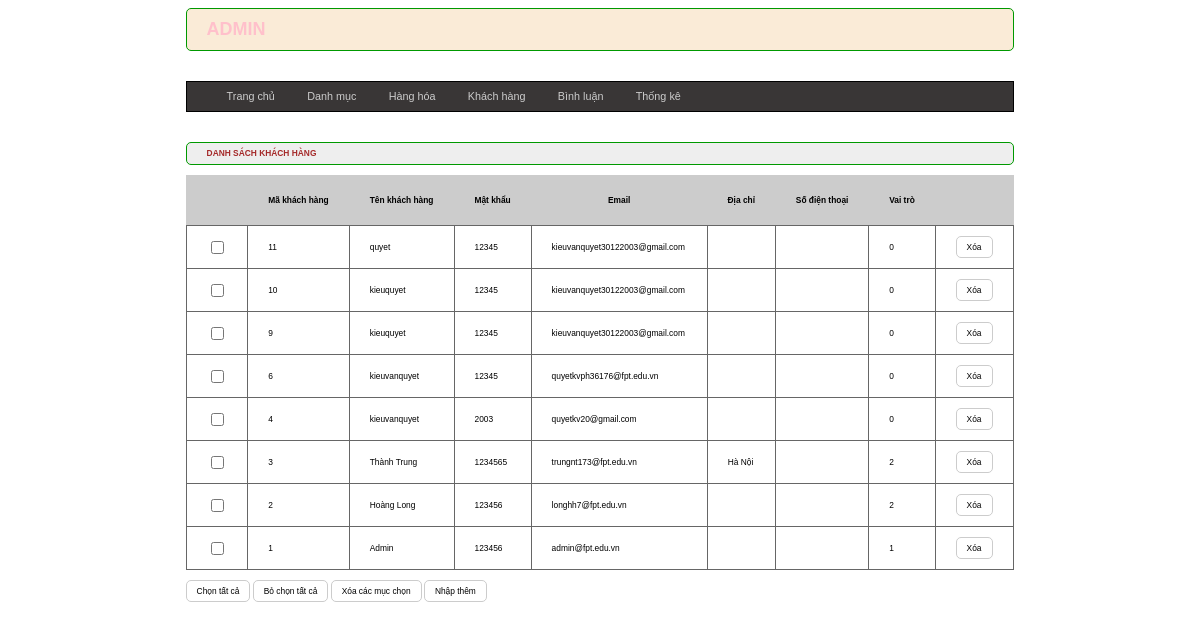
The app's page /admin/index.php?act=dskh with its own data.
### tables this page shows
CREATE TABLE `taikhoan` (
  `id` int(11) NOT NULL,
  `user` varchar(50) NOT NULL,
  `pass` varchar(50) NOT NULL,
  `email` varchar(255) NOT NULL,
  `address` varchar(255) DEFAULT NULL,
  `tel` varchar(20) DEFAULT NULL,
  `role` int(11) NOT NULL DEFAULT 0
);

### model/pdo.php (called while the page is built, shortened)
<?php
function pdo_get_connection(){
    $dburl = "mysql:host=localhost;dbname=duanmau2023new;charset=utf8";
    $username = 'root';
    $password = '';
    $conn = new PDO($dburl, $username, $password);
    $conn->setAttribute(PDO::ATTR_ERRMODE, PDO::ERRMODE_EXCEPTION);
    return $conn;
}
function pdo_query($sql){
    $sql_args = array_slice(func_get_args(), 1);
    try{
        $conn = pdo_get_connection();
        $stmt = $conn->prepare($sql);
        $stmt->execute($sql_args);
        $rows = $stmt->fetchAll();
        return $rows;
    }
    catch(PDOException $e){
        throw $e;
    }
    finally{
        unset($conn);
    }
}

### model/taikhoan.php (called while the page is built, shortened)
<?php
function loadall_tk(){
    $sql = "SELECT * FROM taikhoan order by id desc ";
    $listtk = pdo_query($sql);
    return $listtk;
}
?>

### admin/taikhoan/listtk.php (the view)
<div class="row formcontent">
<div class="row mb10  headertiltle">
                <h1>DANH SÁCH KHÁCH HÀNG</h1>
            </div>
                <div class="row mb10 formtable">
                    <table>
                        <tr>
                            <th></th>
                            <th>Mã khách hàng</th>
                            <th>Tên khách hàng</th>
                            <th>    Mật khẩu</th>
                            <th>Email</th>
                            <th>Địa chỉ</th>
                            <th>Số điện thoại</th>
                            <th>Vai trò</th></th>
                            <th></th>
                        </tr>
                       <?php
                       foreach($listtk as $tk){
                        extract($tk);
                        $xoatk="index.php?act=xoatk&id=".$id;
                        echo'
                        <tr>
                        <td> <input type="checkbox" name="" id=""> </td>
                        <td>'.$id.'</td></td>
                        <td>'.$user.'</td>
                        <td>'.$pass.'</td>
                        <td>'.$email.'</td>
                        <td>'.$address.'</td>
                        <td>'.$tel.'</td>
                        <td>'.$role.'</td>
                        <td>
                        <a href="'.$xoatk.'"> <input type="button" value="Xóa"></a>
                        </td>
                       </tr>
                        ';
                       }
                       ?>
                    </table>
                </div>
                <div class="row mb10">
                <input type="button" value="Chọn tất cả">
                <input type="button" value="Bỏ chọn tất cả">
                <input type="button" value="Xóa các mục chọn">
                <a href="index.php?act=adddm"><input type="button" value="Nhập thêm"></a>
                </div>
         </div>

### admin/header.php (shortened to what this page needs)
<!DOCTYPE html>
<html lang="en">
<head>
    <link rel="stylesheet" href="../view/css/style.css">
</head>
<body>
    <div class="main">
        <div class="row mb content1  ">
            <h1>ADMIN</h1>
        </div>
        <div class=" row mb  content2">
                <ul>
                    <li><a href="index.php">Trang chủ</a></li>
                    <li><a href="index.php?act=adddm">Danh mục</a></li>
                    <li><a href="index.php?act=addsp">Hàng hóa</a></li>
                    <li><a href="index.php?act=dskh">Khách hàng</a></li>
                    <li><a href="index.php?act=dsbl">Bình luận</a></li>
                    <li><a href="index.php?act=thongke">Thống kê</a></li>
                </ul>
        </div>

### admin/index.php (shortened to what this page needs)
<?php
include "../model/danhmuc.php";
include "..//model/pdo.php";
include "../model/taikhoan.php";
include "header.php";
if (isset($_GET["act"])) {
    $act = $_GET["act"];
    switch ($act) {
        case "dskh":
            $listtk = loadall_tk();
            include "taikhoan/listtk.php";
            break;
    }
} else {
    include "home.php";
}
include "footer.php";
?>

### view/css/style.css (style rules this page uses)
* { box-sizing: border-box; font-family: sans-serif; font-size: 0.7vw; }
.main { width: 70%; margin: 0px auto; }
.row { float: left; width: 100%; }
.mb { margin-bottom: 30px; }
.content1 { color: pink; border-radius: 5px; background-color: antiquewhite; border: 1px #090 solid; width: 100%; font-size: 1vw; }
.content1 h1 { margin: 10px 20px; font-size: 1.5vw; }
.content2 { background-color:rgb(57, 54, 54); border: 1px solid; }
.content2 ul { list-style-type: none; }
.content2 ul li { display: inline; }
.content2 ul li a { text-decoration: none; color: #ccc; margin-right: 30px; font-size: 0.9vw; }
.mb10 { margin-bottom: 10px; }
.formtk input[type="submit"], .formtk input[type="reset"], .formcontent input[type="submit"], .formcontent input[type="reset"], .formcontent input[type="button"] { background-color: white; border: 1px #CCC solid; padding: 5px 10px; border-radius: 5px; }
.headertiltle { color:brown; border-radius: 5px; background-color:#EEE; border: 1px #090 solid; padding: 0px 20px; }
.headertiltle h1 { font-size: 0.7vw; }
.formtable table { width: 100%; border-collapse:collapse ; }
.formtable table th { padding: 20px; background-color: #CCC; }
.formtable table td { padding: 10px 20px; border: 1px #666 solid; }

### records on screen
taikhoan: id "11", user "quyet", pass "12345", email "kieuvanquyet30122003@gmail.com", role "0"
taikhoan: id "10", user "kieuquyet", pass "12345", email "kieuvanquyet30122003@gmail.com", role "0"
taikhoan: id "9", user "kieuquyet", pass "12345", email "kieuvanquyet30122003@gmail.com", role "0"
taikhoan: id "6", user "kieuvanquyet", pass "12345", email "quyetkvph36176@fpt.edu.vn", role "0"
taikhoan: id "4", user "kieuvanquyet", pass "2003", email "quyetkv20@gmail.com", role "0"
taikhoan: id "3", user "Thành Trung", pass "1234565", email "trungnt173@fpt.edu.vn", address "Hà Nội", role "2"
taikhoan: id "2", user "Hoàng Long", pass "123456", email "longhh7@fpt.edu.vn", role "2"
taikhoan: id "1", user "Admin", pass "123456", email "admin@fpt.edu.vn", role "1"
